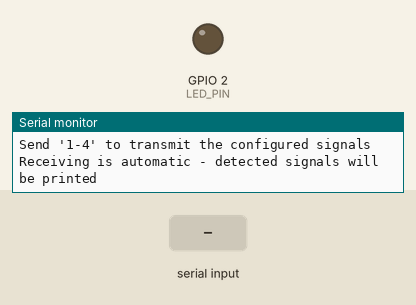
Bench run of a sketch on a simulated ESP32. Shown: output pins drawn as LEDs (lit = HIGH), the last lines printed to the serial monitor. Inputs (shaded band) come from the test bench.

Above: at 2.2 s.
2.3 s: "1" received over Serial
At 2.9 s:
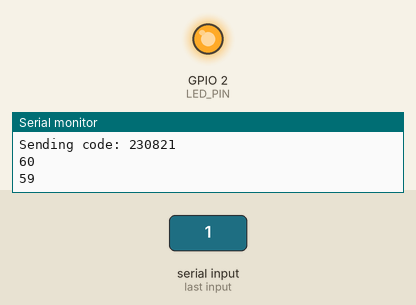
Timing chart, 0 to 36.8 s (numbered marks = the images above; inputs shaded):
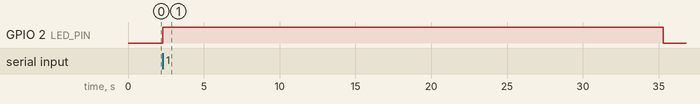

The sketch:

autopilot-433-remote.ino
```cpp
/*
 * ESP32 433MHz Transceiver - SYN115/SYN480R Modules
 * This code handles both transmission and reception of 433MHz signals using RCSwitch
 * Transmitter data pin connected to GPIO 4
 * Receiver data pin connected to GPIO 16 (RX2)
 */

#include <RCSwitch.h>

// Pin configuration
const int TX_PIN = 4;     // Using GPIO 4 for transmitter
const int RX_PIN = 16;    // Using GPIO 16 (RX2) for receiver
const int LED_PIN = 2;    // Built-in LED

// Configuration constants
const bool ENABLE_REPEAT_SIGNALS = false;  // Whether to show repeated received signals
const int REPEAT_COUNT = 60;             // Number of times to repeat transmission
const int REPEAT_DELAY = 100;             // Delay between repeated transmissions (ms)

// Remote signal configuration
const unsigned long REMOTE_CODES[] = {
    230821,  // Button 1
    211124,  // Button 2
    880810,  // Button 3
    190728   // Button 4
};
const int REMOTE_BIT_LENGTH = 24;  // Signal bit length
const int REMOTE_PROTOCOL = 1;     // Signal protocol
const int REMOTE_DELAY = 400;      // Signal pulse delay (microseconds)

// RCSwitch instances
RCSwitch txSwitch = RCSwitch();  // For transmitting
RCSwitch rxSwitch = RCSwitch();  // For receiving

// Last received signal data
struct {
    unsigned long value = 0;
    unsigned long timestamp = 0;
} lastSignal;

void setLED(bool state) {
    digitalWrite(LED_PIN, state ? HIGH : LOW);
}

void flashLED() {
    setLED(true);
    delay(50);
    setLED(false);
}

void setup() {
    delay(1000);  // Wait before initializing Serial
    Serial.begin(115200);

    while (!Serial) {
        delay(10);
    }

    pinMode(LED_PIN, OUTPUT);
    setLED(false);

    Serial.println("\nESP32 433MHz Transceiver Started");
    Serial.println("Using RCSwitch library for signal transmission and reception");

    // Configure transmitter
    txSwitch.enableTransmit(TX_PIN);
    txSwitch.setPulseLength(REMOTE_DELAY);
    txSwitch.setProtocol(REMOTE_PROTOCOL);

    // Configure receiver
    rxSwitch.enableReceive(RX_PIN);

    // Print configuration
    Serial.println("\n=== Transmitter Configuration ===");
    Serial.printf("Bit Length: %d\n", REMOTE_BIT_LENGTH);
    Serial.printf("Protocol: %d\n", REMOTE_PROTOCOL);
    Serial.printf("Pulse Length: %d microseconds\n", REMOTE_DELAY);
    Serial.println("\nReady to transmit and receive!");
    Serial.println("Send '1-4' to transmit the configured signals");
    Serial.println("Receiving is automatic - detected signals will be printed\n");
}

void loop() {
    // Handle serial commands
    if (Serial.available() > 0) {
        char cmd = Serial.read();
        if (cmd >= '1' && cmd <= '4') {
            int index = cmd - '1';
            sendClonedSignal(REMOTE_CODES[index]);
        }
    }

    // Handle received signals
    if (rxSwitch.available()) {
        handleReceivedSignal();
        rxSwitch.resetAvailable();
    }
}

void handleReceivedSignal() {
    unsigned long currentTime = millis();
    unsigned long value = rxSwitch.getReceivedValue();

    // Skip repeated signals if configured
    if (!ENABLE_REPEAT_SIGNALS && value == lastSignal.value) {
        return;
    }

    flashLED();

    // Print signal details
    Serial.println("\n=== Received Signal ===");
    if (lastSignal.timestamp > 0) {
        Serial.printf("Time since last signal: %lu ms\n", currentTime - lastSignal.timestamp);
    }

    Serial.println("Signal Details:");
    Serial.printf("  Value (DEC): %lu\n", value);
    Serial.printf("  Value (HEX): 0x%lX\n", value);
    Serial.print("  Value (BIN): ");
    printBinary(value, rxSwitch.getReceivedBitlength());
    Serial.println();
    Serial.printf("  Bit Length : %d\n", rxSwitch.getReceivedBitlength());
    Serial.printf("  Protocol   : %d\n", rxSwitch.getReceivedProtocol());
    Serial.printf("  Pulse Delay: %d microseconds\n", rxSwitch.getReceivedDelay());
    Serial.println("====================");

    // Update last signal data
    lastSignal.value = value;
    lastSignal.timestamp = currentTime;
}

void sendClonedSignal(unsigned long code) {
    Serial.printf("Sending code: %lu\n", code);

    setLED(true);
    for (int i = 0; i < REPEAT_COUNT; i++) {
        Serial.println(REPEAT_COUNT - i);
        txSwitch.send(code, REMOTE_BIT_LENGTH);
        delay(REPEAT_DELAY);
    }
    setLED(false);

    Serial.println("Signal transmission complete!\n");
}

void printBinary(unsigned long value, int bitLength) {
    for (int i = bitLength - 1; i >= 0; i--) {
        Serial.print((value >> i) & 1);
    }
}
```

Measured:
- after the input at 2.3 s, GPIO 2 (LED_PIN): LOW → HIGH at once, → LOW 33.0 s later
